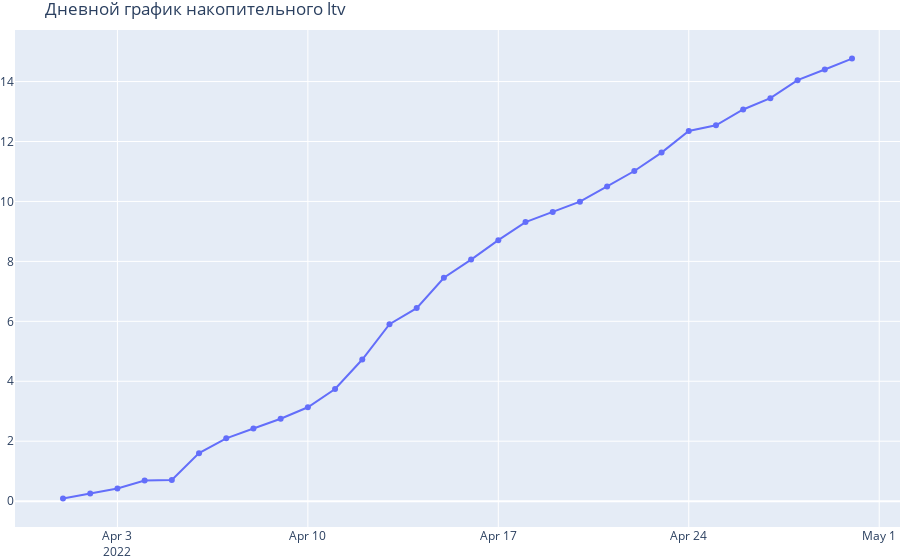

Notebook source saved alongside this figure:
### Code cell
# Дневной график накопительного ltv

x = ltv_sql.event_date              
y2 = ltv_sql.ltv_iap_cumsum


fig = go.Figure()

fig.add_trace(go.Scatter(x=x, y=y2,  name='ltv_cumsum', mode='lines+markers',))

fig.update_layout(legend_orientation="v",
                  legend=dict(x=.5, xanchor="center"),
                  hovermode="x",
                  title="Дневной график накопительного ltv",
                  margin=dict(l=0, r=0, t=30, b=0))
fig.update_traces(hoverinfo="all", hovertemplate="event_date: %{x}<br>ltv_cumsum: %{y}")
fig.show()

### Figure 1 — Plotly figure (JSON) as saved in the notebook; plotly's stock layout.template omitted (floating-point values rounded to 4 significant figures)
{"data": [{"hoverinfo": "all", "hovertemplate": "event_date: %{x}<br>ltv_cumsum: %{y}", "mode": "lines+markers", "name": "ltv_cumsum", "type": "scatter", "x": ["2022-04-01", "2022-04-02", "2022-04-03", "2022-04-04", "2022-04-05", "2022-04-06", "2022-04-07", "2022-04-08", "2022-04-09", "2022-04-10", "2022-04-11", "2022-04-12", "2022-04-13", "2022-04-14", "2022-04-15", "2022-04-16", "2022-04-17", "2022-04-18", "2022-04-19", "2022-04-20", "2022-04-21", "2022-04-22", "2022-04-23", "2022-04-24", "2022-04-25", "2022-04-26", "2022-04-27", "2022-04-28", "2022-04-29", "2022-04-30"], "y": [0.09189, 0.2546, 0.4232, 0.6869, 0.7058, 1.602, 2.097, 2.425, 2.748, 3.132, 3.742, 4.726, 5.902, 6.441, 7.454, 8.061, 8.708, 9.311, 9.645, 9.993, 10.5, 11.02, 11.63, 12.35, 12.54, 13.07, 13.45, 14.05, 14.4, 14.77]}], "layout": {"hovermode": "x", "legend": {"orientation": "v", "x": 0.5, "xanchor": "center"}, "margin": {"b": 0, "l": 0, "r": 0, "t": 30}, "title": {"text": "Дневной график накопительного ltv"}}}
